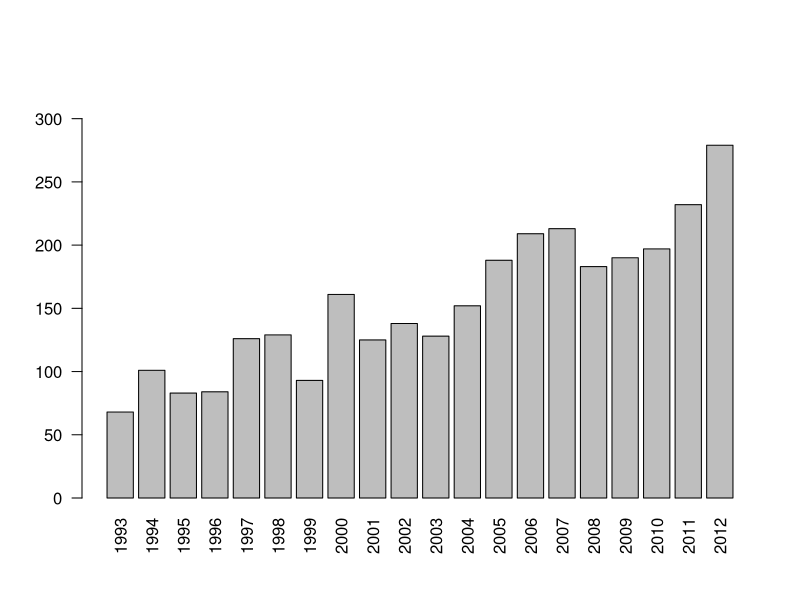
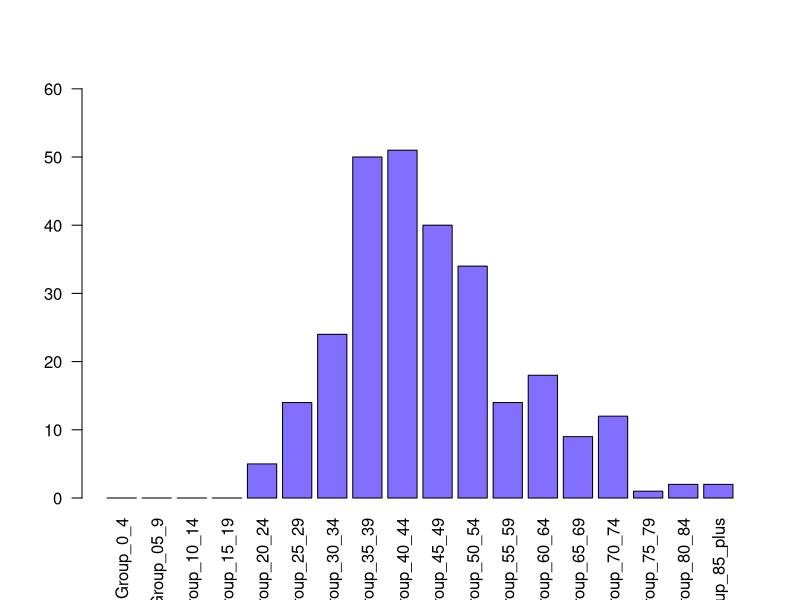
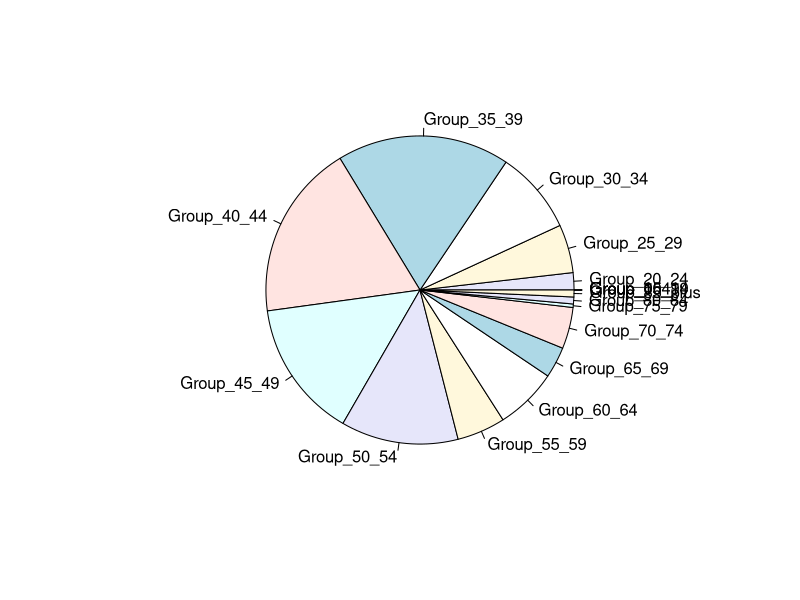
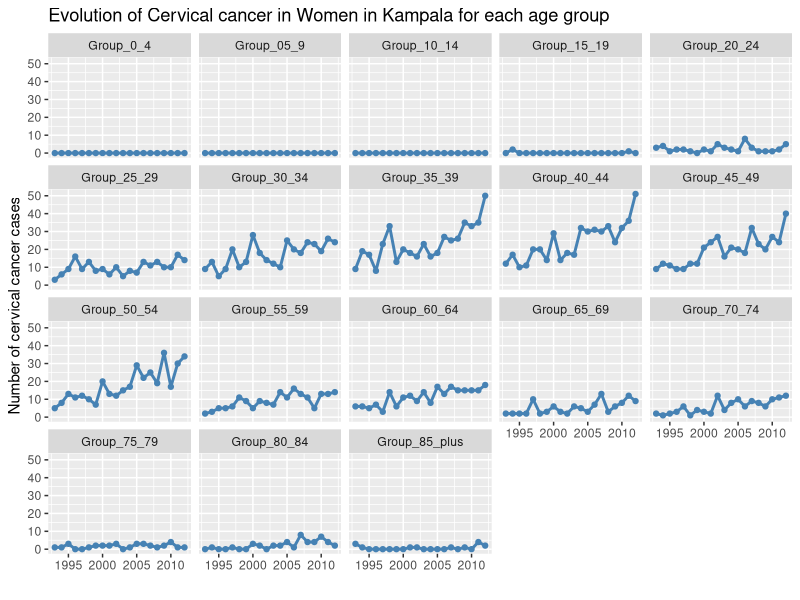
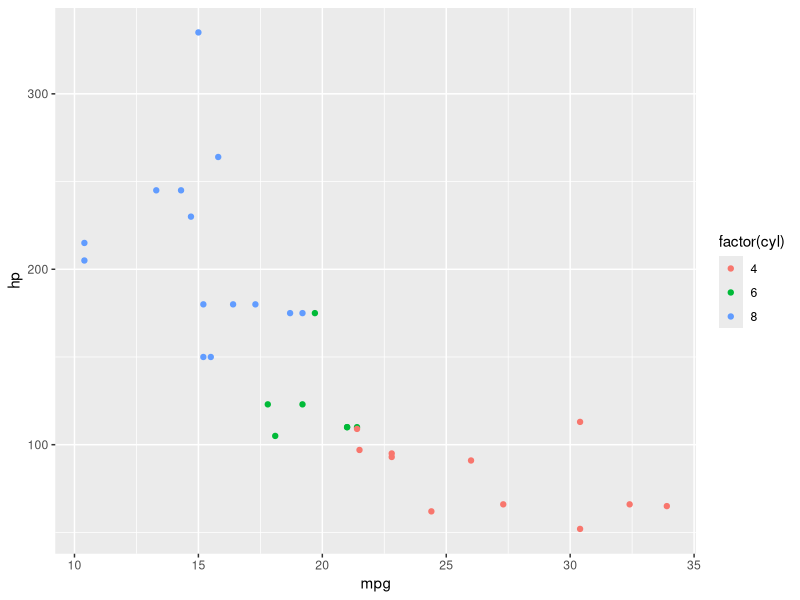
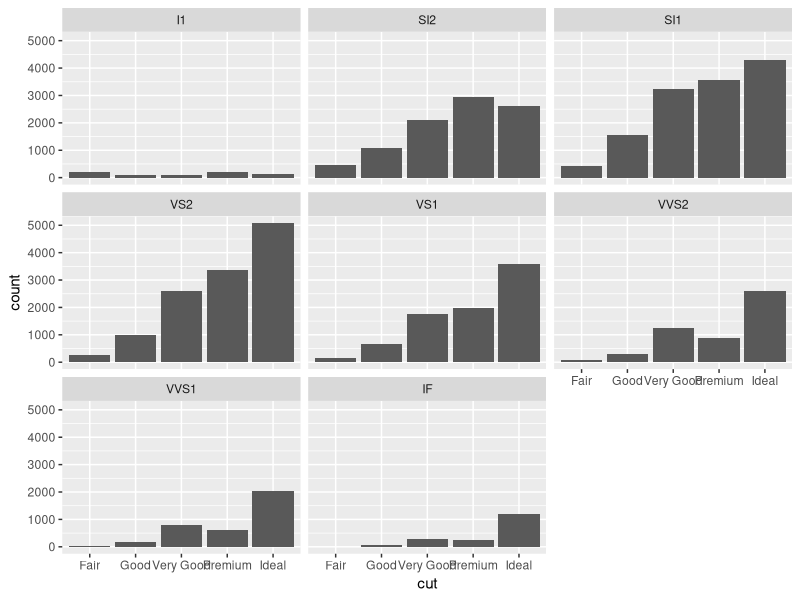
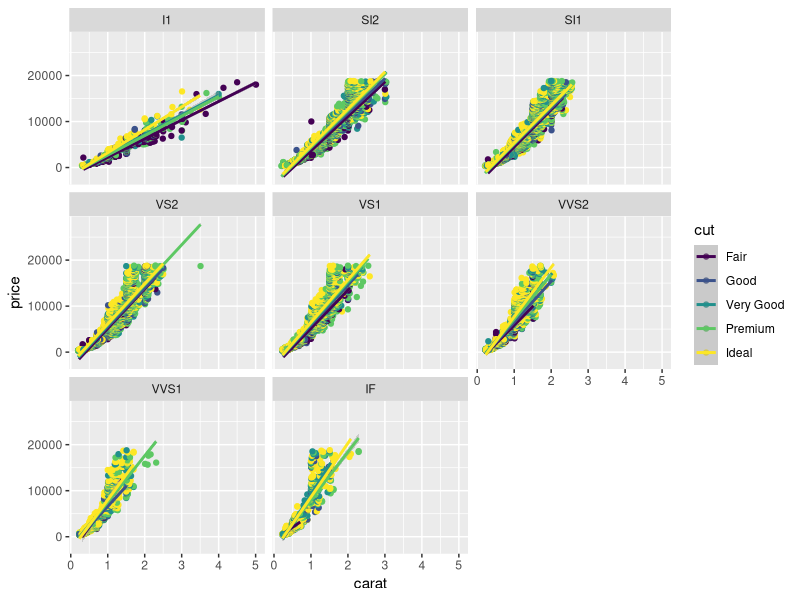
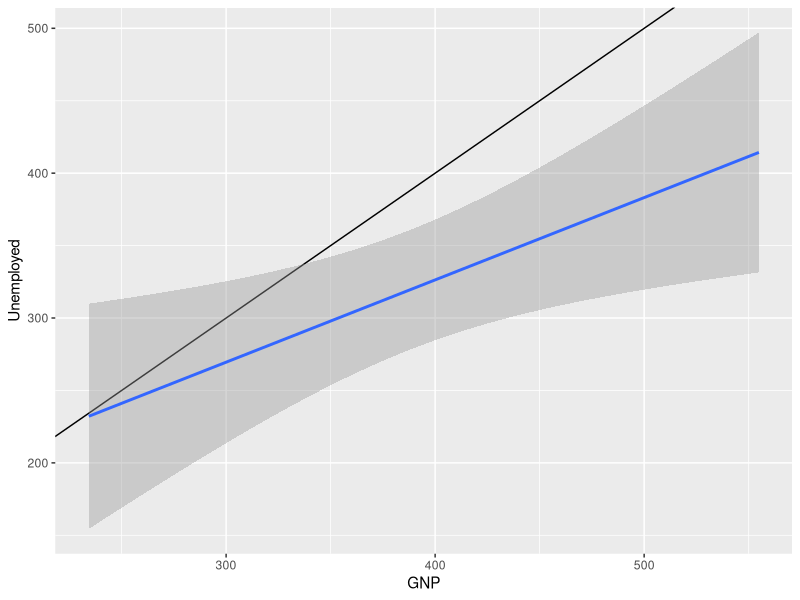

Write R code to recreate these figures, in order.
mydata = read.csv("CervicalCancer_Kampala.csv", stringsAsFactors = TRUE)

dim(mydata)
summary(mydata)

# The trend of cervical cancer in Kampala from 1993 to 2012
All_Age_Group = mydata[mydata$AGE_GROUP =="All",]
barplot(height=All_Age_Group$NUMBER_CASES, names=All_Age_Group$YEAR, 
        las=2, ylim=c(0,max(All_Age_Group$NUMBER_CASES)+50))


# What’s the most affected age group by cervical cancer in Kampala in 2012?
mydata_2012 = mydata[mydata$YEAR =="2012" & mydata$AGE_GROUP != "All",]

barplot(height=mydata_2012$NUMBER_CASES, names=mydata_2012$AGE_GROUP, 
        las=2, ylim=c(0,max(mydata_2012$NUMBER_CASES)+10), col="slateblue1")

pie(mydata_2012$NUMBER_CASES , labels = mydata_2012$AGE_GROUP)


# Evolution of Cervical cancer in Women in Kampala for each age group
# with ggplot2
library(ggplot2)
mydata_age_group = mydata[mydata$AGE_GROUP != "All",]

ggplot(data = mydata_age_group, aes(YEAR, NUMBER_CASES)) +
  geom_line(color = "steelblue", size = 1) +
  geom_point(color = "steelblue") + 
  labs(title = "Evolution of Cervical cancer in Women in Kampala for each age group",
       y = "Number of cervical cancer cases", x = "") + 
  facet_wrap(~ AGE_GROUP) 

ggplot(mtcars , aes(x = mpg,y= hp , color = factor(cyl))) + geom_point()

ggplot(diamonds,aes(x= cut)) + geom_bar()  + facet_wrap("clarity")

ggplot(diamonds , aes (x= carat , y= price , color = cut )) +geom_point() +  geom_smooth(method = "lm") + facet_wrap("clarity")

ggplot(longley, aes (x=GNP, Unemployed  ))+geom_abline() + geom_smooth(method = "lm") 
